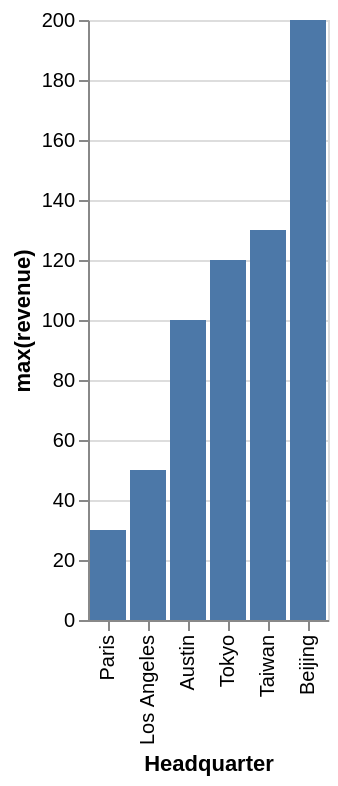

Source (Vega-Lite JSON):
### Vega-Lite specification from a JSON file in a GitHub repository (floating-point values rounded to 4 significant figures)
{"data": {"values": [{"x_data": "Paris", "y_data": 30}, {"x_data": "Los Angeles", "y_data": 50}, {"x_data": "Austin", "y_data": 100}, {"x_data": "Tokyo", "y_data": 120}, {"x_data": "Taiwan", "y_data": 130}, {"x_data": "Beijing", "y_data": 200}]}, "mark": "bar", "encoding": {"x": {"field": "x_data", "type": "nominal", "title": "Headquarter", "sort": {"op": "sum", "field": "y_data", "order": "ascending"}}, "y": {"field": "y_data", "type": "quantitative", "title": "max(revenue)"}}}
